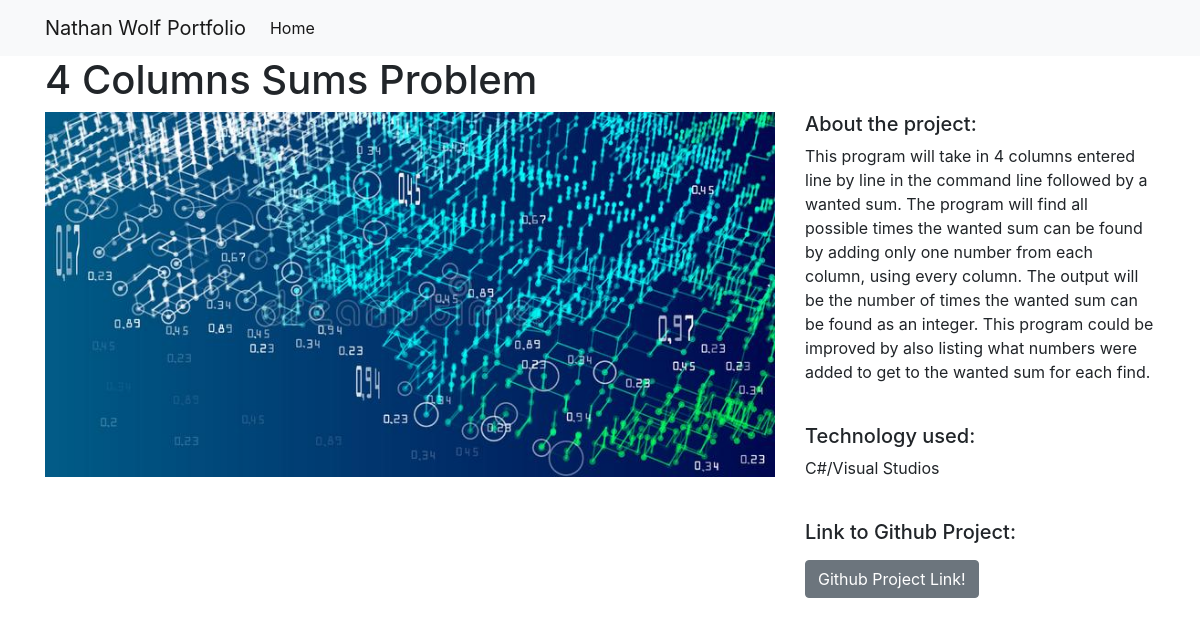
Screenshot of /3/ with the database file from the repository.
### projects/models.py (models this page shows)
class Project(models.Model):
    title = models.CharField(max_length=100)
    description = models.TextField()
    short_description = models.TextField(default='')
    technology = models.CharField(max_length=20)
    image = models.ImageField(upload_to='images/')
    link = models.URLField(max_length=200,default='')
    code = models.BooleanField(default=True)

### projects/views.py (the view)
# urls.py: path("<int:pk>/",views.project_detail, name="project_detail"),
def project_detail(request,pk):
    project = Project.objects.get(pk=pk)
    context = {
        'project':project
    }
    return render(request, 'project_detail.html', context)

### projects/templates/project_detail.html
{% extends "base.html" %}
{% load static %}
{% block page_content %}
<h1>{{ project.title }}</h1>
<div class="row">
    <div class="col-md-8">
        <img src="{{ project.image.url}}" alt="" width="100%">
    </div>
    <div class="col-md-4">
        <h5>About the project:</h5>
        <p>{{ project.description }}</p>
        <br>
        <h5>Technology used:</h5>
        <p>{{ project.technology }}</p>
        <br>
        <h5>Link to Github Project:</h5>
        {% if project.code  %}
          <a href="{{ project.link }}" class="btn btn-secondary my-2">Github Project Link!</a>
        {% else %}
          <p>Code unavailable </p>
          <a href="mailto:nwolf1840@gmail.com" class="btn btn-primary my-2">Request Code</a>
        {% endif %}
    </div>
</div>
{% endblock %}

### rows the page displays
Project: title "4 Columns Sums Problem", image (picture), description "This program will take in 4 columns entered line by line in the command line followed by a wanted sum. The program will find all possible times the wanted sum can be found by adding only one number from each column, using every column. The output will be the number of times the wanted sum can be found as an integer. This program could be improved by also listing what numbers were added to get to the wanted sum for each find.", technology "C#/Visual Studios"
